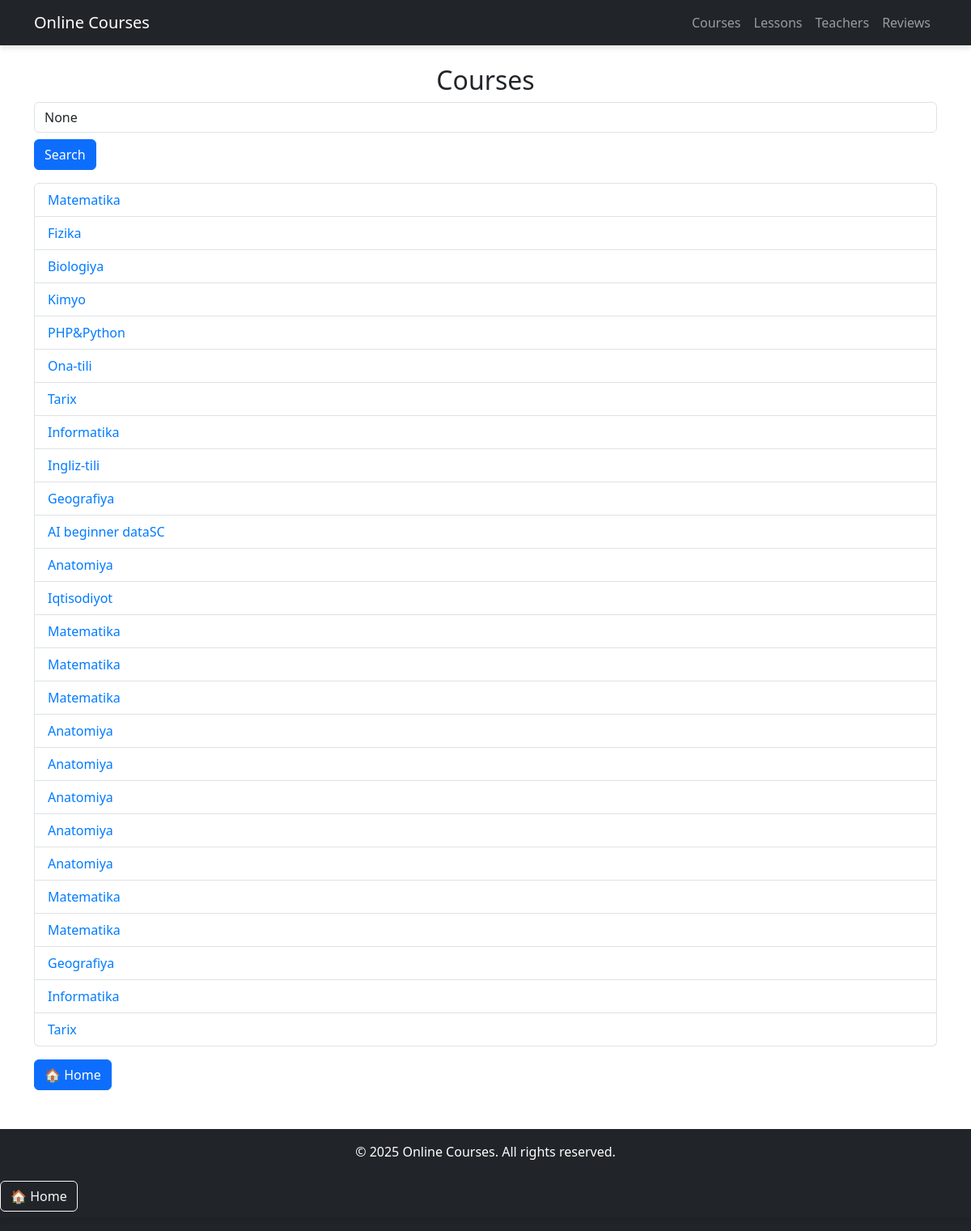
Screenshot of /courses/list/ with the database file from the repository.
### librarys/models.py (models this page shows, shortened)
class Course(models.Model):
    title = models.CharField(max_length=255)
    description = models.TextField()
    teacher = models.ForeignKey(Teacher, on_delete=models.CASCADE)
    price = models.DecimalField(decimal_places=2, max_digits=10, default=0)
    created_at = models.DateTimeField(auto_now_add=True)

### librarys/views.py (the view)
# urls.py: path('',course_list,name='course-list'),
def course_list(request):
    search = request.GET.get('search')
    if search:
        forms = Course.objects.filter(title__icontains=search)
    else:
        forms = Course.objects.all()
    return render(request,'library/courses_lis.html',{'forms':forms,"search":search})

### librarys/templates/library/courses_lis.html (shortened to what this page needs)
{% extends 'library/base.html' %}
{% block content %}
<h2 class="text-center">Courses</h2>
<form class="mb-3">
    <input name="search" value="{{ search }}" class="form-control" placeholder="Search Courses">
    <button type="submit" class="btn btn-primary mt-2">Search</button>
</form>
<ul class="list-group">
    {% for form in forms %}
        <li class="list-group-item">
            <a href="{% url 'course-view' form.pk %}">{{ form.title }}</a>
        </li>
    {% endfor %}
</ul>
   <a href="{% url 'welcome' %}" class="btn btn-primary mt-3">🏠 Home</a>
{% endblock %}

### librarys/static/css/style.css (style rules this page uses)
body { background-color: #f8f9fa; font-family: Arial, sans-serif; }
.btn { border-radius: 5px; padding: 10px 20px; }
.list-group-item a { text-decoration: none; color: #007bff; }

### rows the page displays
Course: title "Matematika"
Course: title "Fizika"
Course: title "Biologiya"
Course: title "Kimyo"
Course: title "PHP&Python"
Course: title "Ona-tili"
Course: title "Tarix"
Course: title "Informatika"
Course: title "Ingliz-tili"
Course: title "Geografiya"
Course: title "AI beginner dataSC"
Course: title "Anatomiya"
Course: title "Iqtisodiyot"
Course: title "Matematika"
Course: title "Matematika"
Course: title "Matematika"
Course: title "Anatomiya"
Course: title "Anatomiya"
Course: title "Anatomiya"
Course: title "Anatomiya"
Course: title "Anatomiya"
Course: title "Matematika"
Course: title "Matematika"
Course: title "Geografiya"
Course: title "Informatika"
Course: title "Tarix"
